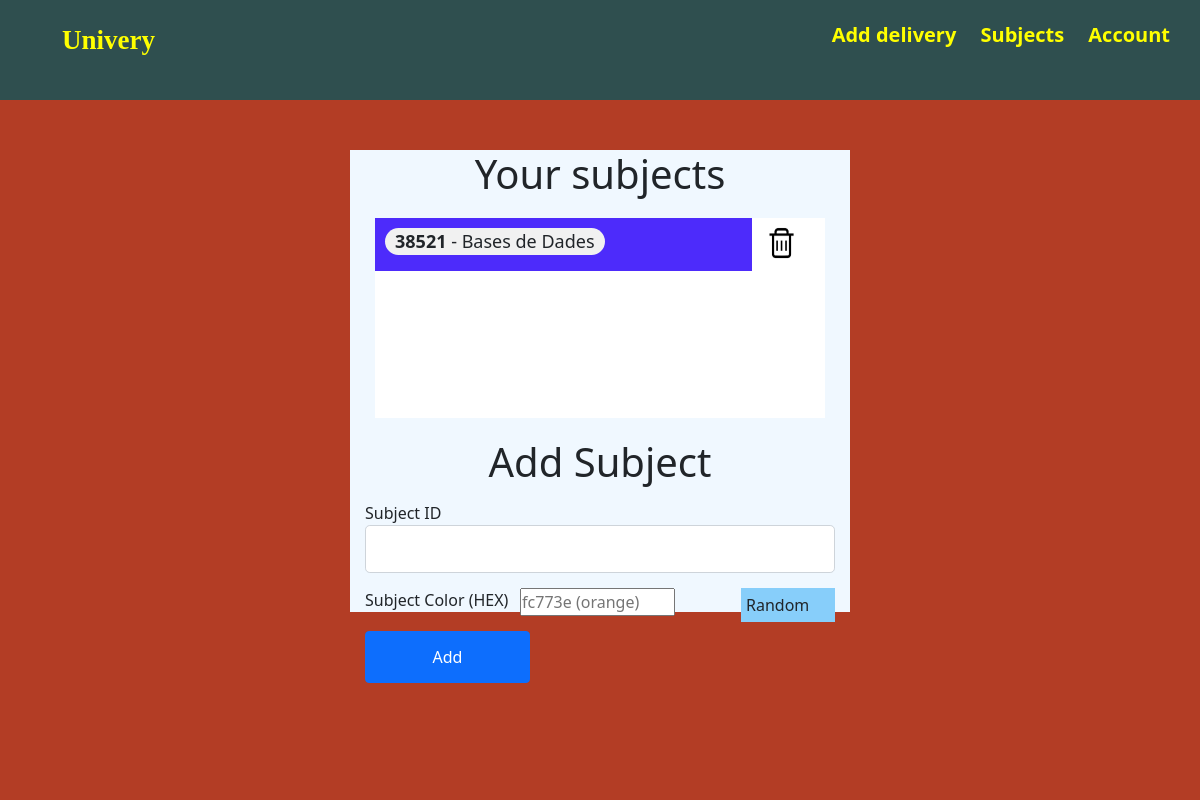
Before: /subjects (signed in) with the older database file.
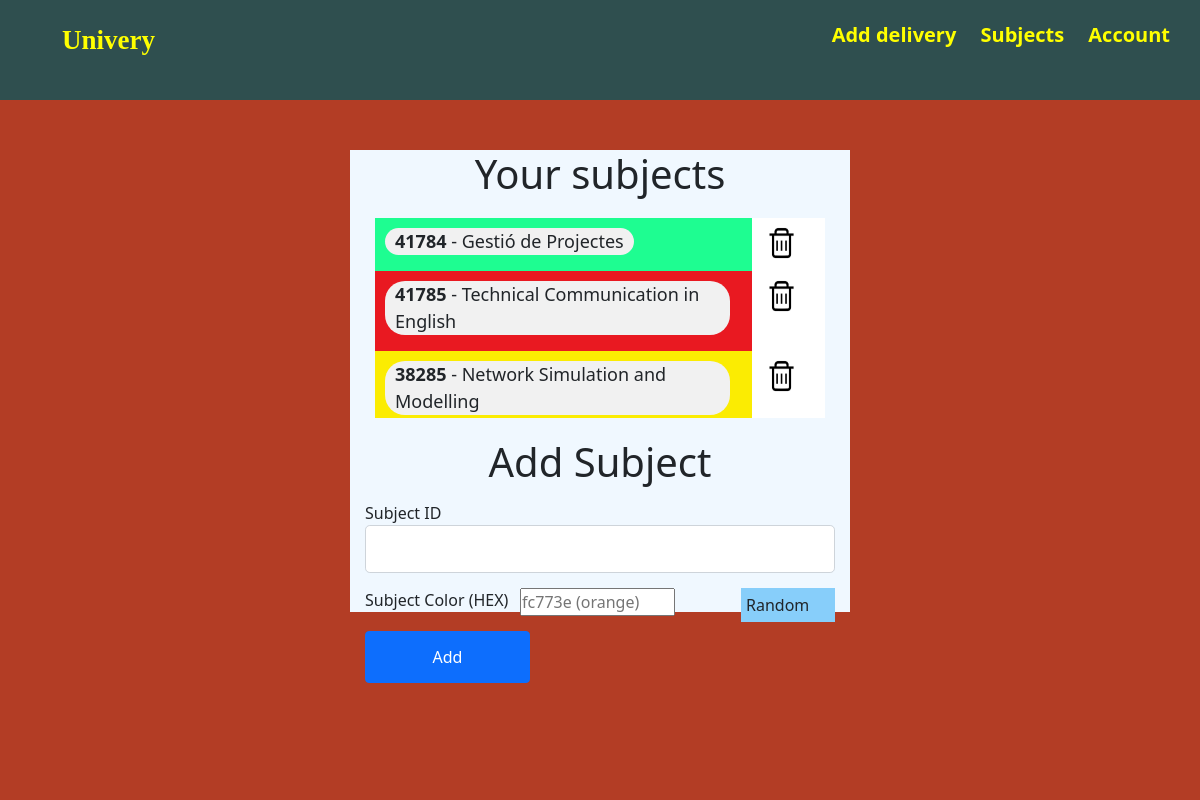
After: the same page with the newer database file.
### app/models.py (models this page shows, shortened)
class Subject(db.Model):
    id = db.Column(db.Integer, primary_key=True)
    identification = db.Column(db.String(15), nullable=False)
    name = db.Column(db.String(50), nullable=False)
    user_id = db.Column(db.Integer, db.ForeignKey('user.id'), nullable=False)
    deliveries = db.relationship('Delivery', backref='subject', lazy=True)
    color = db.Column(db.String(10), nullable=False, default="#ffffff")

### app/subjects/routes.py (the view, shortened to what this page needs)
@subjects.route("/subjects", methods=['GET', 'POST'])
@login_required
def subjects_page():
    form = AddSubjectForm()
    return render_template('subject/add-subject.html', title="Subjects", form=form)

### app/subjects/forms.py (shortened to what this page needs)
class AddSubjectForm(FlaskForm):
    subject_id = StringField('Subject ID',
        validators=[DataRequired(), Length(max=15)])
    subject_color = StringField('Subject Color (HEX)',
        validators=[DataRequired(), Length(max=10)])
    submit = SubmitField('Add')

### app/models.py (called while the page is built)
@login_manager.user_loader
def load_user(user_id):
    return User.query.get(int(user_id))

### app/templates/subject/add-subject.html (shortened to what this page needs)
{% extends "base.html" %}
{% block content %}
<div class="login-page">
    <div class="login-box">
        <h1 class="head-legend">Your subjects</h1>
        <div class="your-subjects">
            {% for subject in current_user.subjects %}
            <div class="subject-box row">
                <div class="subject-name" style="flex:10;background-color: {{subject.color}};">
                    <p><b>{{subject.identification}}</b> - {{subject.name}}</p>
                </div>
                <div class="subject-action" style="flex:1;">
                    <a href="{{url_for('subjects.subject_remove', id=subject.id)}}"><img src="/static/web_pics/remove.png" alt="" srcset=""></a>
                </div>
            </div>
            {% endfor %}
        </div>
        <form method="POST" action="">
            <h1 class="head-legend">Add Subject</h1>
            <div class="form-group sm-margin">
                {{ form.subject_id.label(class="form-control-label") }}
                {% if form.subject_id.errors %}
                {{ form.subject_id(class="form-control form-control-lg is-invalid") }}
                <div class="invalid-feedback">
                    {% for error in form.subject_id.errors %}
                    <span>{{ error }}</span>
                    {% endfor %}
                </div>
                {% else %}
                {{ form.subject_id(class="form-control form-control-lg") }}
                {% endif %}
            </div>
            <div class="form-group sm-margin">
                {{ form.subject_color.label(class="form-control-label left-3") }}
                {% if form.subject_color.errors %}
                {{ form.subject_color(id="color-content", placeholder="fc773e (orange)", class="left-3 is-invalid") }}
                <div class="invalid-feedback">
                    {% for error in form.subject_color.errors %}
                    <span>{{ error }}</span>
                    {% endfor %}
                </div>
                {% else %}
                {{ form.subject_color(id="color-content", placeholder="fc773e (orange)", class="left-3") }}
                {% endif %}
                <div onclick="randomColor()" class="left-3 random-btn">Random</div>
            </div>
            <br>
            <div class="btn btn-primary sm-margin left-3">
                {{ form.submit(class="btn login-btn") }}
            </div>
        </form>
    </div>
</div>
{% endblock content %}

### app/templates/base.html (shortened to what this page needs)
<html lang="en">
<head>
    <link rel="stylesheet" type="text/css" href="/static/style.css">
    <link href="https://cdn.jsdelivr.net/npm/bootstrap@5.0.0-beta1/dist/css/bootstrap.min.css" rel="stylesheet">
</head>
<body>
    <header class="secondary-header">
        <div class="mycontainer left">
            <ul>
                <li><a id="logo" class="link" href="{{ url_for('main.home') }}">Univery</a></li>
            </ul>
        </div>
        <div class="mycontainer right">
            <ul>
                {% if current_user.is_authenticated %}
                <li><a class="link" href="{{ url_for('deliveries.add_delivery') }}">Add delivery</a></li>
                <li><a class="link" href="{{ url_for('subjects.subjects_page') }}">Subjects</a></li>
                <li><a class="link" href="{{ url_for('users.account') }}">Account</a></li>
                {% else %}
                <li><a class="link" href="{{ url_for('users.login') }}">Login</a></li>
                <li><a class="link" href="{{ url_for('users.register') }}">Register</a></li>
                {% endif %}
            </ul>
        </div>
    </header>
    {% block content %}{% endblock %}
</body>
</html>
</html>

### app/static/style.css (style rules this page uses)
* { margin: 0; padding: 0; box-sizing: border-box; }
.sm-margin { margin: 15px; }
#logo { font-size: 27px; font-family: 'Lucida Sans'; }
.login-box { width: 500px; height: fit-content; margin: 0 auto; margin-top: 50px; background-color: aliceblue; }
.login-btn { color: white !important; }
.login-page { margin-top: 100px; width: 100%; height: 100%; left: 0em; top: 0em; position: fixed; background-color: #b33d25; }
.head-legend { text-align: center; margin-top: 20px; }
.secondary-header { height: 100px; width: 100%; background-color: darkslategrey; }
.secondary-header ul { list-style: none; }
.secondary-header ul li { display: inline-block; margin: 0 10px; }
.link { text-decoration: none; color: yellow; font-weight: bold; font-size: 20px; }
.mycontainer { width: fit-content; margin: 20px; }
.right { float: right; }
.left { float: left; }
.your-subjects { background-color: white; width: 90%; margin: 0 auto; overflow-y: scroll; height: 200px; margin-top: 20px; }
.subject-name p { background-color: #f1f1f1; width: fit-content; margin-top: 10px; border-radius: 20px; padding: 0 10px; margin-left: 10px; margin-right: 10px; font-size: 18px; }
.subject-action { display: inline-block; vertical-align: middle; }
.subject-action img { width: 35px; height: 40px; margin-top: 15%; }
.subject-box { height: fit-content; }
.row { display: flex; width: 100%; }
.left-3 { width: 33%; float: left; }
.random-btn { width: 20%; float: right; background-color: lightskyblue; border: none; padding: 5px; margin-left: 40px; cursor: pointer; }

Changed rows visible on the page:
removed Subject: identification "38521", name "Bases de Dades"
added Subject: identification "41784", name "Gestió de Projectes"
added Subject: identification "41785", name "Technical Communication in English"
added Subject: identification "38285", name "Network Simulation and Modelling"
